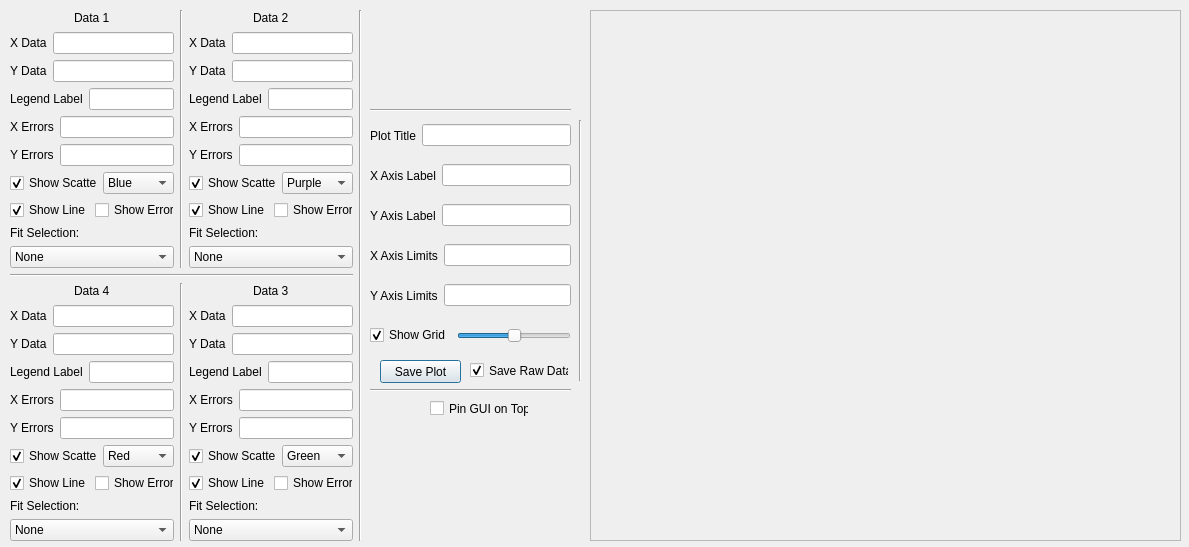
<?xml version="1.0" encoding="UTF-8"?>
<ui version="4.0">
 <class>SimpleGraph</class>
 <widget class="QDialog" name="SimpleGraph">
  <property name="geometry">
   <rect>
    <x>0</x>
    <y>0</y>
    <width>1189</width>
    <height>547</height>
   </rect>
  </property>
  <property name="windowTitle">
   <string>SimpleGraph V1.0.0</string>
  </property>
  <property name="windowIcon">
   <iconset>
    <normaloff>Images/SimpleGraph Logo.png</normaloff>Images/SimpleGraph Logo.png</iconset>
  </property>
  <widget class="QWidget" name="horizontalLayoutWidget">
   <property name="geometry">
    <rect>
     <x>370</x>
     <y>320</y>
     <width>201</width>
     <height>31</height>
    </rect>
   </property>
   <layout class="QHBoxLayout" name="horizontalLayout">
    <item>
     <widget class="QCheckBox" name="showgrid_checkbox">
      <property name="toolTip">
       <string>Enable plot grid</string>
      </property>
      <property name="text">
       <string>Show Grid</string>
      </property>
      <property name="checked">
       <bool>true</bool>
      </property>
     </widget>
    </item>
    <item>
     <widget class="QSlider" name="grid_alpha_slider">
      <property name="toolTip">
       <string>Set grid alpha</string>
      </property>
      <property name="minimum">
       <number>0</number>
      </property>
      <property name="maximum">
       <number>100</number>
      </property>
      <property name="singleStep">
       <number>1</number>
      </property>
      <property name="value">
       <number>50</number>
      </property>
      <property name="orientation">
       <enum>Qt::Horizontal</enum>
      </property>
     </widget>
    </item>
   </layout>
  </widget>
  <widget class="QWidget" name="horizontalLayoutWidget_7">
   <property name="geometry">
    <rect>
     <x>370</x>
     <y>280</y>
     <width>201</width>
     <height>31</height>
    </rect>
   </property>
   <layout class="QHBoxLayout" name="horizontalLayout_7">
    <item>
     <widget class="QLabel" name="label_8">
      <property name="text">
       <string>Y Axis Limits</string>
      </property>
     </widget>
    </item>
    <item>
     <widget class="QLineEdit" name="y_limits_input">
      <property name="toolTip">
       <string>Enter Y axis limits in form: min, max</string>
      </property>
     </widget>
    </item>
   </layout>
  </widget>
  <widget class="QWidget" name="horizontalLayoutWidget_8">
   <property name="geometry">
    <rect>
     <x>370</x>
     <y>240</y>
     <width>201</width>
     <height>31</height>
    </rect>
   </property>
   <layout class="QHBoxLayout" name="horizontalLayout_8">
    <item>
     <widget class="QLabel" name="label_9">
      <property name="text">
       <string>X Axis Limits</string>
      </property>
     </widget>
    </item>
    <item>
     <widget class="QLineEdit" name="x_limits_input">
      <property name="toolTip">
       <string>Enter X axis limits in form: min, max</string>
      </property>
     </widget>
    </item>
   </layout>
  </widget>
  <widget class="QWidget" name="horizontalLayoutWidget_9">
   <property name="geometry">
    <rect>
     <x>370</x>
     <y>120</y>
     <width>201</width>
     <height>31</height>
    </rect>
   </property>
   <layout class="QHBoxLayout" name="horizontalLayout_9">
    <item>
     <widget class="QLabel" name="label_10">
      <property name="text">
       <string>Plot Title</string>
      </property>
     </widget>
    </item>
    <item>
     <widget class="QLineEdit" name="plot_title_input">
      <property name="toolTip">
       <string>Enter title for plot</string>
      </property>
     </widget>
    </item>
   </layout>
  </widget>
  <widget class="QPushButton" name="saveplot_button">
   <property name="geometry">
    <rect>
     <x>380</x>
     <y>360</y>
     <width>81</width>
     <height>23</height>
    </rect>
   </property>
   <property name="toolTip">
    <string>Save plot to disk</string>
   </property>
   <property name="text">
    <string>Save Plot</string>
   </property>
  </widget>
  <widget class="QFrame" name="plot_frame">
   <property name="geometry">
    <rect>
     <x>590</x>
     <y>10</y>
     <width>591</width>
     <height>531</height>
    </rect>
   </property>
   <property name="frameShape">
    <enum>QFrame::StyledPanel</enum>
   </property>
   <property name="frameShadow">
    <enum>QFrame::Raised</enum>
   </property>
  </widget>
  <widget class="Line" name="line_5">
   <property name="geometry">
    <rect>
     <x>350</x>
     <y>10</y>
     <width>20</width>
     <height>531</height>
    </rect>
   </property>
   <property name="orientation">
    <enum>Qt::Vertical</enum>
   </property>
  </widget>
  <widget class="Line" name="line_6">
   <property name="geometry">
    <rect>
     <x>570</x>
     <y>120</y>
     <width>20</width>
     <height>261</height>
    </rect>
   </property>
   <property name="orientation">
    <enum>Qt::Vertical</enum>
   </property>
  </widget>
  <widget class="Line" name="line_7">
   <property name="geometry">
    <rect>
     <x>370</x>
     <y>380</y>
     <width>201</width>
     <height>20</height>
    </rect>
   </property>
   <property name="orientation">
    <enum>Qt::Horizontal</enum>
   </property>
  </widget>
  <widget class="QWidget" name="horizontalLayoutWidget_11">
   <property name="geometry">
    <rect>
     <x>370</x>
     <y>160</y>
     <width>201</width>
     <height>31</height>
    </rect>
   </property>
   <layout class="QHBoxLayout" name="horizontalLayout_20">
    <item>
     <widget class="QLabel" name="label_23">
      <property name="text">
       <string>X Axis Label</string>
      </property>
     </widget>
    </item>
    <item>
     <widget class="QLineEdit" name="x_label_input">
      <property name="toolTip">
       <string>Enter X axis label</string>
      </property>
     </widget>
    </item>
   </layout>
  </widget>
  <widget class="QWidget" name="horizontalLayoutWidget_12">
   <property name="geometry">
    <rect>
     <x>370</x>
     <y>200</y>
     <width>201</width>
     <height>31</height>
    </rect>
   </property>
   <layout class="QHBoxLayout" name="horizontalLayout_21">
    <item>
     <widget class="QLabel" name="label_24">
      <property name="text">
       <string>Y Axis Label</string>
      </property>
     </widget>
    </item>
    <item>
     <widget class="QLineEdit" name="y_label_input">
      <property name="toolTip">
       <string>Enter Y axis label</string>
      </property>
     </widget>
    </item>
   </layout>
  </widget>
  <widget class="QCheckBox" name="pingui_checkbox">
   <property name="geometry">
    <rect>
     <x>430</x>
     <y>400</y>
     <width>99</width>
     <height>17</height>
    </rect>
   </property>
   <property name="toolTip">
    <string>Keep window on top of all others</string>
   </property>
   <property name="text">
    <string>Pin GUI on Top</string>
   </property>
   <property name="checked">
    <bool>false</bool>
   </property>
  </widget>
  <widget class="QCheckBox" name="save_rawdata_checkbox">
   <property name="geometry">
    <rect>
     <x>470</x>
     <y>360</y>
     <width>99</width>
     <height>21</height>
    </rect>
   </property>
   <property name="toolTip">
    <string>Save raw data alongside plot</string>
   </property>
   <property name="text">
    <string>Save Raw Data</string>
   </property>
   <property name="checked">
    <bool>true</bool>
   </property>
  </widget>
  <widget class="QWidget" name="verticalLayoutWidget">
   <property name="geometry">
    <rect>
     <x>10</x>
     <y>10</y>
     <width>343</width>
     <height>531</height>
    </rect>
   </property>
   <layout class="QVBoxLayout" name="verticalLayout_9">
    <item>
     <layout class="QHBoxLayout" name="horizontalLayout_39">
      <item>
       <layout class="QVBoxLayout" name="verticalLayout_4">
        <item alignment="Qt::AlignHCenter|Qt::AlignVCenter">
         <widget class="QLabel" name="label">
          <property name="text">
           <string>Data 1</string>
          </property>
         </widget>
        </item>
        <item>
         <layout class="QHBoxLayout" name="horizontalLayout_4">
          <item>
           <widget class="QLabel" name="label_5">
            <property name="text">
             <string>X Data</string>
            </property>
           </widget>
          </item>
          <item>
           <widget class="QLineEdit" name="x_data_input_1">
            <property name="toolTip">
             <string>Enter X data seperated by spaces or commas i.e: 1, 2, 3</string>
            </property>
           </widget>
          </item>
         </layout>
        </item>
        <item>
         <layout class="QHBoxLayout" name="horizontalLayout_5">
          <item>
           <widget class="QLabel" name="label_6">
            <property name="text">
             <string>Y Data</string>
            </property>
           </widget>
          </item>
          <item>
           <widget class="QLineEdit" name="y_data_input_1">
            <property name="toolTip">
             <string>Enter Y data seperated by spaces or commas i.e: 1, 2, 3</string>
            </property>
           </widget>
          </item>
         </layout>
        </item>
        <item>
         <layout class="QHBoxLayout" name="horizontalLayout_6">
          <item>
           <widget class="QLabel" name="label_7">
            <property name="text">
             <string>Legend Label</string>
            </property>
           </widget>
          </item>
          <item>
           <widget class="QLineEdit" name="data_label_1"/>
          </item>
         </layout>
        </item>
        <item>
         <layout class="QHBoxLayout" name="horizontalLayout_28">
          <item>
           <widget class="QLabel" name="label_25">
            <property name="text">
             <string>X Errors</string>
            </property>
           </widget>
          </item>
          <item>
           <widget class="QLineEdit" name="x_error_input_1">
            <property name="toolTip">
             <string>Enter X error values seperated by spaces or commas i.e: 1, 2, 3</string>
            </property>
           </widget>
          </item>
         </layout>
        </item>
        <item>
         <layout class="QHBoxLayout" name="horizontalLayout_29">
          <item>
           <widget class="QLabel" name="label_26">
            <property name="text">
             <string>Y Errors</string>
            </property>
           </widget>
          </item>
          <item>
           <widget class="QLineEdit" name="y_error_input_1">
            <property name="toolTip">
             <string>Enter Y error values seperated by spaces or commas i.e: 1, 2, 3</string>
            </property>
           </widget>
          </item>
         </layout>
        </item>
        <item>
         <layout class="QHBoxLayout" name="horizontalLayout_2">
          <item>
           <widget class="QCheckBox" name="showscatter_checkbox_1">
            <property name="toolTip">
             <string>Enable scatter points</string>
            </property>
            <property name="text">
             <string>Show Scatter</string>
            </property>
            <property name="checked">
             <bool>true</bool>
            </property>
           </widget>
          </item>
          <item>
           <widget class="QComboBox" name="data_color_input_1">
            <property name="toolTip">
             <string>Select color for Data 1 plot items</string>
            </property>
            <item>
             <property name="text">
              <string>Blue</string>
             </property>
            </item>
            <item>
             <property name="text">
              <string>Purple</string>
             </property>
            </item>
            <item>
             <property name="text">
              <string>Orange</string>
             </property>
            </item>
            <item>
             <property name="text">
              <string>Red</string>
             </property>
            </item>
            <item>
             <property name="text">
              <string>Green</string>
             </property>
            </item>
           </widget>
          </item>
         </layout>
        </item>
        <item>
         <layout class="QHBoxLayout" name="horizontalLayout_3">
          <item>
           <widget class="QCheckBox" name="showline_checkbox_1">
            <property name="toolTip">
             <string>Enable line plot</string>
            </property>
            <property name="text">
             <string>Show Line</string>
            </property>
            <property name="checked">
             <bool>true</bool>
            </property>
           </widget>
          </item>
          <item>
           <widget class="QCheckBox" name="showerrors_checkbox_1">
            <property name="toolTip">
             <string>Show error bars</string>
            </property>
            <property name="text">
             <string>Show Errors</string>
            </property>
            <property name="checked">
             <bool>false</bool>
            </property>
           </widget>
          </item>
         </layout>
        </item>
        <item>
         <layout class="QVBoxLayout" name="verticalLayout">
          <item>
           <widget class="QLabel" name="label_2">
            <property name="text">
             <string>Fit Selection:</string>
            </property>
           </widget>
          </item>
          <item>
           <widget class="QComboBox" name="fit_selection_1">
            <property name="toolTip">
             <string>Select a fit for Data 1</string>
            </property>
            <item>
             <property name="text">
              <string>None</string>
             </property>
            </item>
            <item>
             <property name="text">
              <string>Linear</string>
             </property>
            </item>
            <item>
             <property name="text">
              <string>Exponential</string>
             </property>
            </item>
            <item>
             <property name="text">
              <string>Polynomial (2nd Order)</string>
             </property>
            </item>
            <item>
             <property name="text">
              <string>Polynomial (3rd Order)</string>
             </property>
            </item>
            <item>
             <property name="text">
              <string>Polynomial (4th Order)</string>
             </property>
            </item>
            <item>
             <property name="text">
              <string>Polynomial (5th Order)</string>
             </property>
            </item>
            <item>
             <property name="text">
              <string>Polynomial (6th Order)</string>
             </property>
            </item>
           </widget>
          </item>
         </layout>
        </item>
       </layout>
      </item>
      <item>
       <widget class="Line" name="line_10">
        <property name="orientation">
         <enum>Qt::Vertical</enum>
        </property>
       </widget>
      </item>
      <item>
       <layout class="QVBoxLayout" name="verticalLayout_6">
        <item alignment="Qt::AlignHCenter">
         <widget class="QLabel" name="label_20">
          <property name="text">
           <string>Data 2</string>
          </property>
         </widget>
        </item>
        <item>
         <layout class="QHBoxLayout" name="horizontalLayout_12">
          <item>
           <widget class="QLabel" name="label_12">
            <property name="text">
             <string>X Data</string>
            </property>
           </widget>
          </item>
          <item>
           <widget class="QLineEdit" name="x_data_input_2">
            <property name="toolTip">
             <string>Enter X data seperated by spaces or commas i.e: 1, 2, 3</string>
            </property>
           </widget>
          </item>
         </layout>
        </item>
        <item>
         <layout class="QHBoxLayout" name="horizontalLayout_13">
          <item>
           <widget class="QLabel" name="label_13">
            <property name="text">
             <string>Y Data</string>
            </property>
           </widget>
          </item>
          <item>
           <widget class="QLineEdit" name="y_data_input_2">
            <property name="toolTip">
             <string>Enter Y data seperated by spaces or commas i.e: 1, 2, 3</string>
            </property>
           </widget>
          </item>
         </layout>
        </item>
        <item>
         <layout class="QHBoxLayout" name="horizontalLayout_11">
          <item>
           <widget class="QLabel" name="label_11">
            <property name="text">
             <string>Legend Label</string>
            </property>
           </widget>
          </item>
          <item>
           <widget class="QLineEdit" name="data_label_2"/>
          </item>
         </layout>
        </item>
        <item>
         <layout class="QHBoxLayout" name="horizontalLayout_30">
          <item>
           <widget class="QLabel" name="label_27">
            <property name="text">
             <string>X Errors</string>
            </property>
           </widget>
          </item>
          <item>
           <widget class="QLineEdit" name="x_error_input_2">
            <property name="toolTip">
             <string>Enter X error values seperated by spaces or commas i.e: 1, 2, 3</string>
            </property>
           </widget>
          </item>
         </layout>
        </item>
        <item>
         <layout class="QHBoxLayout" name="horizontalLayout_31">
          <item>
           <widget class="QLabel" name="label_28">
            <property name="text">
             <string>Y Errors</string>
            </property>
           </widget>
          </item>
          <item>
           <widget class="QLineEdit" name="y_error_input_2">
            <property name="toolTip">
             <string>Enter Y error values seperated by spaces or commas i.e: 1, 2, 3</string>
            </property>
           </widget>
          </item>
         </layout>
        </item>
        <item>
         <layout class="QHBoxLayout" name="horizontalLayout_23">
          <item>
           <widget class="QCheckBox" name="showscatter_checkbox_2">
            <property name="toolTip">
             <string>Enable scatter points</string>
            </property>
            <property name="text">
             <string>Show Scatter</string>
            </property>
            <property name="checked">
             <bool>true</bool>
            </property>
           </widget>
          </item>
          <item>
           <widget class="QComboBox" name="data_color_input_2">
            <property name="toolTip">
             <string>Select color for Data 2 plot items</string>
            </property>
            <property name="currentIndex">
             <number>1</number>
            </property>
            <item>
             <property name="text">
              <string>Blue</string>
             </property>
            </item>
            <item>
             <property name="text">
              <string>Purple</string>
             </property>
            </item>
            <item>
             <property name="text">
              <string>Orange</string>
             </property>
            </item>
            <item>
             <property name="text">
              <string>Red</string>
             </property>
            </item>
            <item>
             <property name="text">
              <string>Green</string>
             </property>
            </item>
           </widget>
          </item>
         </layout>
        </item>
        <item>
         <layout class="QHBoxLayout" name="horizontalLayout_22">
          <item>
           <widget class="QCheckBox" name="showline_checkbox_2">
            <property name="toolTip">
             <string>Enable line plot</string>
            </property>
            <property name="text">
             <string>Show Line</string>
            </property>
            <property name="checked">
             <bool>true</bool>
            </property>
           </widget>
          </item>
          <item>
           <widget class="QCheckBox" name="showerrors_checkbox_2">
            <property name="toolTip">
             <string>Show error bars</string>
            </property>
            <property name="text">
             <string>Show Errors</string>
            </property>
            <property name="checked">
             <bool>false</bool>
            </property>
           </widget>
          </item>
         </layout>
        </item>
        <item>
         <layout class="QVBoxLayout" name="verticalLayout_2">
          <item>
           <widget class="QLabel" name="label_3">
            <property name="text">
             <string>Fit Selection:</string>
            </property>
           </widget>
          </item>
          <item>
           <widget class="QComboBox" name="fit_selection_2">
            <property name="toolTip">
             <string>Select a fit for Data 2</string>
            </property>
            <item>
             <property name="text">
              <string>None</string>
             </property>
            </item>
            <item>
             <property name="text">
              <string>Linear</string>
             </property>
            </item>
            <item>
             <property name="text">
              <string>Exponential</string>
             </property>
            </item>
            <item>
             <property name="text">
              <string>Polynomial (2nd Order)</string>
             </property>
            </item>
            <item>
             <property name="text">
              <string>Polynomial (3rd Order)</string>
             </property>
            </item>
            <item>
             <property name="text">
              <string>Polynomial (4th Order)</string>
             </property>
            </item>
            <item>
             <property name="text">
              <string>Polynomial (5th Order)</string>
             </property>
            </item>
            <item>
             <property name="text">
              <string>Polynomial (6th Order)</string>
             </property>
            </item>
           </widget>
          </item>
         </layout>
        </item>
       </layout>
      </item>
     </layout>
    </item>
    <item>
     <widget class="Line" name="line_12">
      <property name="orientation">
       <enum>Qt::Horizontal</enum>
      </property>
     </widget>
    </item>
    <item>
     <layout class="QHBoxLayout" name="horizontalLayout_38">
      <item>
       <layout class="QVBoxLayout" name="verticalLayout_8">
        <item alignment="Qt::AlignHCenter|Qt::AlignVCenter">
         <widget class="QLabel" name="label_22">
          <property name="text">
           <string>Data 4</string>
          </property>
         </widget>
        </item>
        <item>
         <layout class="QHBoxLayout" name="horizontalLayout_18">
          <item>
           <widget class="QLabel" name="label_18">
            <property name="text">
             <string>X Data</string>
            </property>
           </widget>
          </item>
          <item>
           <widget class="QLineEdit" name="x_data_input_4">
            <property name="toolTip">
             <string>Enter X data seperated by spaces or commas i.e: 1, 2, 3</string>
            </property>
           </widget>
          </item>
         </layout>
        </item>
        <item>
         <layout class="QHBoxLayout" name="horizontalLayout_19">
          <item>
           <widget class="QLabel" name="label_19">
            <property name="text">
             <string>Y Data</string>
            </property>
           </widget>
          </item>
          <item>
           <widget class="QLineEdit" name="y_data_input_4">
            <property name="toolTip">
             <string>Enter Y data seperated by spaces or commas i.e: 1, 2, 3</string>
            </property>
           </widget>
          </item>
         </layout>
        </item>
        <item>
         <layout class="QHBoxLayout" name="horizontalLayout_17">
          <item>
           <widget class="QLabel" name="label_17">
            <property name="text">
             <string>Legend Label</string>
            </property>
            <property name="alignment">
             <set>Qt::AlignLeading|Qt::AlignLeft|Qt::AlignVCenter</set>
            </property>
           </widget>
          </item>
          <item>
           <widget class="QLineEdit" name="data_label_4"/>
          </item>
         </layout>
        </item>
        <item>
         <layout class="QHBoxLayout" name="horizontalLayout_35">
          <item>
           <widget class="QLabel" name="label_32">
            <property name="text">
             <string>X Errors</string>
            </property>
           </widget>
          </item>
          <item>
           <widget class="QLineEdit" name="x_error_input_4">
            <property name="toolTip">
             <string>Enter X error values seperated by spaces or commas i.e: 1, 2, 3</string>
            </property>
           </widget>
          </item>
         </layout>
        </item>
        <item>
         <layout class="QHBoxLayout" name="horizontalLayout_34">
          <item>
           <widget class="QLabel" name="label_31">
            <property name="text">
             <string>Y Errors</string>
            </property>
           </widget>
          </item>
          <item>
           <widget class="QLineEdit" name="y_error_input_4">
            <property name="toolTip">
             <string>Enter Y error values seperated by spaces or commas i.e: 1, 2, 3</string>
            </property>
           </widget>
          </item>
         </layout>
        </item>
        <item>
         <layout class="QHBoxLayout" name="horizontalLayout_27">
          <item>
           <widget class="QCheckBox" name="showscatter_checkbox_4">
            <property name="toolTip">
             <string>Enable scatter points</string>
            </property>
            <property name="text">
             <string>Show Scatter</string>
            </property>
            <property name="checked">
             <bool>true</bool>
            </property>
           </widget>
          </item>
          <item>
           <widget class="QComboBox" name="data_color_input_4">
            <property name="toolTip">
             <string>Select color for Data 4 plot items</string>
            </property>
            <property name="currentIndex">
             <number>3</number>
            </property>
            <item>
             <property name="text">
              <string>Blue</string>
             </property>
            </item>
            <item>
             <property name="text">
              <string>Purple</string>
             </property>
            </item>
            <item>
             <property name="text">
              <string>Orange</string>
             </property>
            </item>
            <item>
             <property name="text">
              <string>Red</string>
             </property>
            </item>
            <item>
             <property name="text">
              <string>Green</string>
             </property>
            </item>
           </widget>
          </item>
         </layout>
        </item>
        <item>
         <layout class="QHBoxLayout" name="horizontalLayout_26">
          <item>
           <widget class="QCheckBox" name="showline_checkbox_4">
            <property name="toolTip">
             <string>Enable line plot</string>
            </property>
            <property name="text">
             <string>Show Line</string>
            </property>
            <property name="checked">
             <bool>true</bool>
            </property>
           </widget>
          </item>
          <item>
           <widget class="QCheckBox" name="showerrors_checkbox_4">
            <property name="toolTip">
             <string>Show error bars</string>
            </property>
            <property name="text">
             <string>Show Errors</string>
            </property>
            <property name="checked">
             <bool>false</bool>
            </property>
           </widget>
          </item>
         </layout>
        </item>
        <item>
         <layout class="QVBoxLayout" name="verticalLayout_5">
          <item>
           <widget class="QLabel" name="label_33">
            <property name="text">
             <string>Fit Selection:</string>
            </property>
           </widget>
          </item>
          <item>
           <widget class="QComboBox" name="fit_selection_4">
            <property name="toolTip">
             <string>Select a fit for Data 4</string>
            </property>
            <item>
             <property name="text">
              <string>None</string>
             </property>
            </item>
            <item>
             <property name="text">
              <string>Linear</string>
             </property>
            </item>
            <item>
             <property name="text">
              <string>Exponential</string>
             </property>
            </item>
            <item>
             <property name="text">
              <string>Polynomial (2nd Order)</string>
             </property>
            </item>
            <item>
             <property name="text">
              <string>Polynomial (3rd Order)</string>
             </property>
            </item>
            <item>
             <property name="text">
              <string>Polynomial (4th Order)</string>
             </property>
            </item>
            <item>
             <property name="text">
              <string>Polynomial (5th Order)</string>
             </property>
            </item>
            <item>
             <property name="text">
              <string>Polynomial (6th Order)</string>
             </property>
            </item>
           </widget>
          </item>
         </layout>
        </item>
       </layout>
      </item>
      <item>
       <widget class="Line" name="line_11">
        <property name="orientation">
         <enum>Qt::Vertical</enum>
        </property>
       </widget>
      </item>
      <item>
       <layout class="QVBoxLayout" name="verticalLayout_7">
        <item alignment="Qt::AlignHCenter">
         <widget class="QLabel" name="label_21">
          <property name="text">
           <string>Data 3</string>
          </property>
         </widget>
        </item>
        <item>
         <layout class="QHBoxLayout" name="horizontalLayout_15">
          <item>
           <widget class="QLabel" name="label_15">
            <property name="text">
             <string>X Data</string>
            </property>
           </widget>
          </item>
          <item>
           <widget class="QLineEdit" name="x_data_input_3">
            <property name="toolTip">
             <string>Enter X data seperated by spaces or commas i.e: 1, 2, 3</string>
            </property>
           </widget>
          </item>
         </layout>
        </item>
        <item>
         <layout class="QHBoxLayout" name="horizontalLayout_16">
          <item>
           <widget class="QLabel" name="label_16">
            <property name="text">
             <string>Y Data</string>
            </property>
           </widget>
          </item>
          <item>
           <widget class="QLineEdit" name="y_data_input_3">
            <property name="toolTip">
             <string>Enter Y data seperated by spaces or commas i.e: 1, 2, 3</string>
            </property>
           </widget>
          </item>
         </layout>
        </item>
        <item>
         <layout class="QHBoxLayout" name="horizontalLayout_14">
          <item>
           <widget class="QLabel" name="label_14">
            <property name="text">
             <string>Legend Label</string>
            </property>
           </widget>
          </item>
          <item>
           <widget class="QLineEdit" name="data_label_3"/>
          </item>
         </layout>
        </item>
        <item>
         <layout class="QHBoxLayout" name="horizontalLayout_33">
          <item>
           <widget class="QLabel" name="label_30">
            <property name="text">
             <string>X Errors</string>
            </property>
           </widget>
          </item>
          <item>
           <widget class="QLineEdit" name="x_error_input_3">
            <property name="toolTip">
             <string>Enter X error values seperated by spaces or commas i.e: 1, 2, 3</string>
            </property>
           </widget>
          </item>
         </layout>
        </item>
        <item>
         <layout class="QHBoxLayout" name="horizontalLayout_32">
          <item>
           <widget class="QLabel" name="label_29">
            <property name="text">
             <string>Y Errors</string>
            </property>
           </widget>
          </item>
          <item>
           <widget class="QLineEdit" name="y_error_input_3">
            <property name="toolTip">
             <string>Enter Y error values seperated by spaces or commas i.e: 1, 2, 3</string>
            </property>
           </widget>
          </item>
         </layout>
        </item>
        <item>
         <layout class="QHBoxLayout" name="horizontalLayout_25">
          <item>
           <widget class="QCheckBox" name="showscatter_checkbox_3">
            <property name="toolTip">
             <string>Enable scatter points</string>
            </property>
            <property name="text">
             <string>Show Scatter</string>
            </property>
            <property name="checked">
             <bool>true</bool>
            </property>
           </widget>
          </item>
          <item>
           <widget class="QComboBox" name="data_color_input_3">
            <property name="toolTip">
             <string>Select color for Data 3 plot items</string>
            </property>
            <property name="currentIndex">
             <number>4</number>
            </property>
            <item>
             <property name="text">
              <string>Blue</string>
             </property>
            </item>
            <item>
             <property name="text">
              <string>Purple</string>
             </property>
            </item>
            <item>
             <property name="text">
              <string>Orange</string>
             </property>
            </item>
            <item>
             <property name="text">
              <string>Red</string>
             </property>
            </item>
            <item>
             <property name="text">
              <string>Green</string>
             </property>
            </item>
           </widget>
          </item>
         </layout>
        </item>
        <item>
         <layout class="QHBoxLayout" name="horizontalLayout_24">
          <item>
           <widget class="QCheckBox" name="showline_checkbox_3">
            <property name="toolTip">
             <string>Enable line plot</string>
            </property>
            <property name="text">
             <string>Show Line</string>
            </property>
            <property name="checked">
             <bool>true</bool>
            </property>
           </widget>
          </item>
          <item>
           <widget class="QCheckBox" name="showerrors_checkbox_3">
            <property name="toolTip">
             <string>Show error bars</string>
            </property>
            <property name="text">
             <string>Show Errors</string>
            </property>
            <property name="checked">
             <bool>false</bool>
            </property>
           </widget>
          </item>
         </layout>
        </item>
        <item>
         <layout class="QVBoxLayout" name="verticalLayout_3">
          <item>
           <widget class="QLabel" name="label_4">
            <property name="text">
             <string>Fit Selection:</string>
            </property>
           </widget>
          </item>
          <item>
           <widget class="QComboBox" name="fit_selection_3">
            <property name="toolTip">
             <string>Select a fit for Data 3</string>
            </property>
            <item>
             <property name="text">
              <string>None</string>
             </property>
            </item>
            <item>
             <property name="text">
              <string>Linear</string>
             </property>
            </item>
            <item>
             <property name="text">
              <string>Exponential</string>
             </property>
            </item>
            <item>
             <property name="text">
              <string>Polynomial (2nd Order)</string>
             </property>
            </item>
            <item>
             <property name="text">
              <string>Polynomial (3rd Order)</string>
             </property>
            </item>
            <item>
             <property name="text">
              <string>Polynomial (4th Order)</string>
             </property>
            </item>
            <item>
             <property name="text">
              <string>Polynomial (5th Order)</string>
             </property>
            </item>
            <item>
             <property name="text">
              <string>Polynomial (6th Order)</string>
             </property>
            </item>
           </widget>
          </item>
         </layout>
        </item>
       </layout>
      </item>
     </layout>
    </item>
   </layout>
  </widget>
  <widget class="Line" name="line_9">
   <property name="geometry">
    <rect>
     <x>370</x>
     <y>100</y>
     <width>201</width>
     <height>20</height>
    </rect>
   </property>
   <property name="orientation">
    <enum>Qt::Horizontal</enum>
   </property>
  </widget>
 </widget>
 <resources/>
 <connections/>
</ui>
